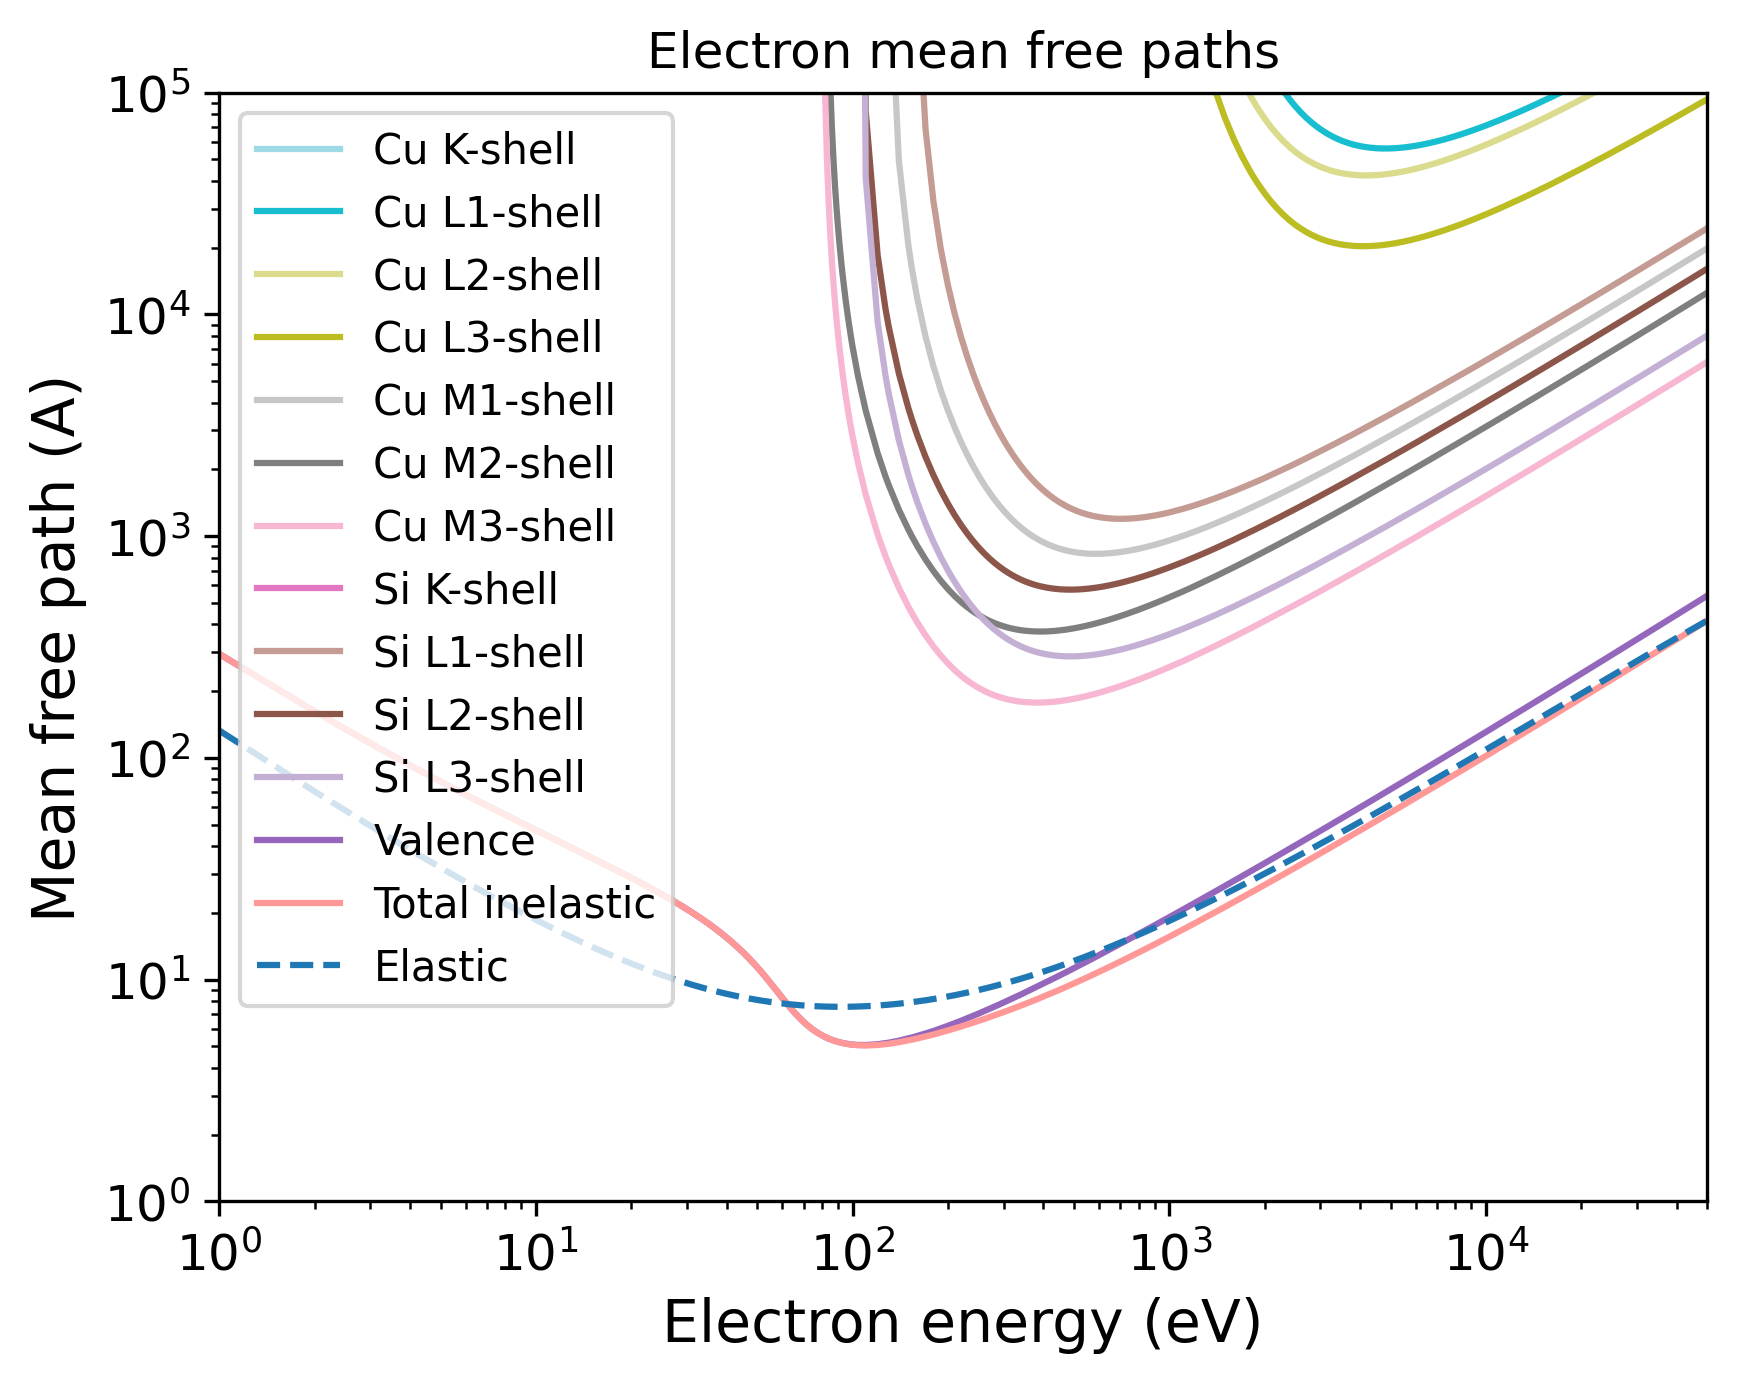

Here is the Python script that generated this plot:
import pandas as pd
import numpy as np
import matplotlib.pyplot as plt
import matplotlib.cm as cm
# Set the format:
plt.xlabel("Electron energy (eV)", fontsize=14)
plt.ylabel("Mean free path (A)", fontsize=14)
plt.xticks(fontsize=12)
plt.yticks(fontsize=12)
plt.grid(False)
# Set the axes:
# Read the output file:
df = pd.read_csv(r"OUTPUT_Cu_on_Si_Electron_IMFP.dat", sep=r'\s+', header=None, comment="#", skipinitialspace=True)
plt.xscale("log")
plt.yscale("log")
# Prepare the plot:
columns_to_plot = [ 1, 2, 3, 4, 5, 6, 7, 8, 9, 10, 11, 12, 13]
labels = [ "Cu K-shell", "Cu L1-shell", "Cu L2-shell", "Cu L3-shell", "Cu M1-shell", "Cu M2-shell", "Cu M3-shell", "Si K-shell", "Si L1-shell", "Si L2-shell", "Si L3-shell", "Valence", "Total inelastic"]
# Create N distinct colors from a colormap
N = len(columns_to_plot)
colors = plt.cm.tab20(np.linspace(1, 0, 20))
# Set line styles:
linestyles = [ "-", "-", "-", "-", "-", "-", "-", "-", "-", "-", "-", "-", "-"]
for i, col in enumerate(columns_to_plot):
    color = colors[i % len(colors)]
    ls    = linestyles[i % len(linestyles)]
    label = labels[i % len(labels)]
    plt.plot(df.iloc[:, 0], df.iloc[:, col],
    color=color,
    label=label,
    linestyle=ls)
# Add a curve from the second file
df2 = pd.read_csv(r"OUTPUT_Cu_on_Si_Electron_EMFP.dat", sep=r'\s+', header=None, comment="#", skipinitialspace=True)
columns_to_plot2 = [ 3]
labels2 = [ "Elastic"]
# Create second part of the plot:
for col, label in zip(columns_to_plot2, labels2):
    plt.plot(df2.iloc[:, 0], df2.iloc[:, col], label=label, linestyle="--")
plt.xlim(1.00000000,50000.00000000)
plt.ylim(1.00000000,100000.00000000)
plt.title("Electron mean free paths")
plt.legend(loc="best", fontsize=10)
# Save the plot in this format:
plt.savefig("OUTPUT_MFP_electron.png", dpi=300, bbox_inches="tight")
